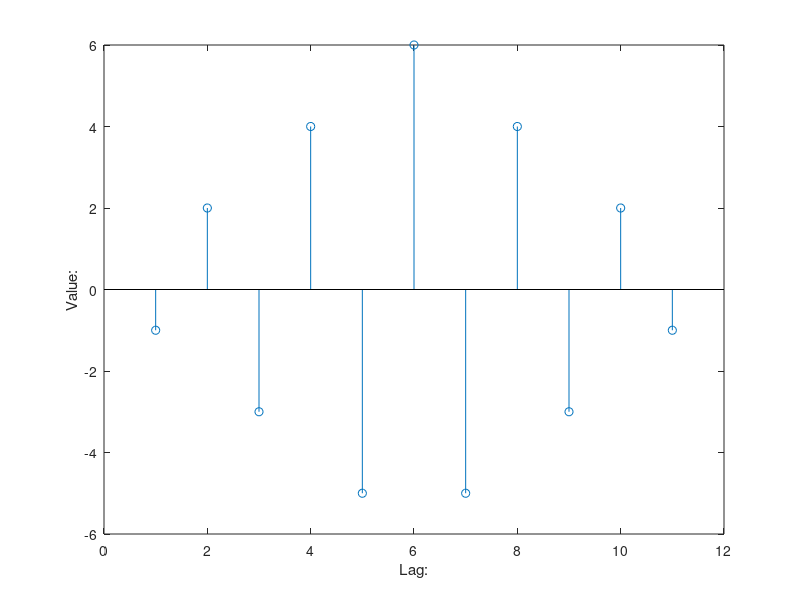

Source code (MATLAB): (Note: this script raises an error after producing the figure.)
clc;
x = [1 -1 1 -1 1 -1];
y1 = fliplr(x);
l1 = length(x);
l2 = length(y1);
m = l1 + l2 -1;
X = [x,zeros(1,l2-1)];
Y1 = [y1,zeros(1,l1-1)];
for i=1:m
    A(i) = 0;
    for j=1:l1
        if(i-j+1>0)
            A(i) = A(i) + (X(j)*Y1(i-j+1));
        else
        end
    end
end
n = 1:m;
stem(n,A);
ylabel('Value:');
xlabel('Lag:');
disp('Autocorrelation:');y